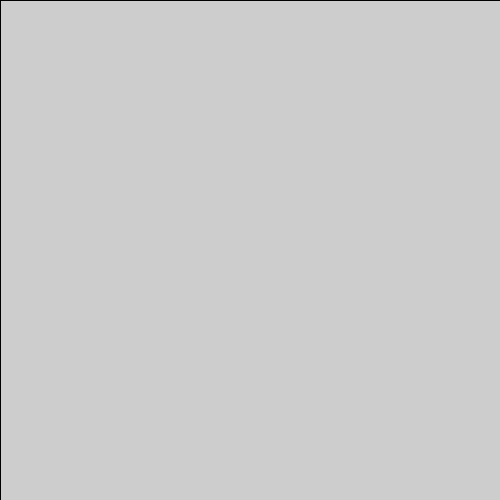
Frame 1 (no input)
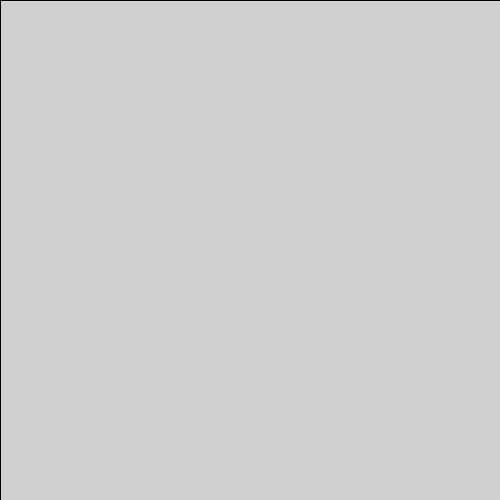
Frame 60 (the mouse pressed at the canvas centre just before this capture)
Frame 120 (the mouse held since frame 60 and released just before this capture): identical to frame 60, image omitted

The Processing sketch that drew these frames (run headless with seeded random() and noise(); from frame 60 on, the mouse is pressed at the canvas centre):

// Processing sketch: processing_110608
// ── processing_110608.pde

//Kevin Lim, User Input, Block: 7, CP1
void setup()
{
  size(500,500);
}
void draw()
{
  fill(209,209,209,50);
  rect(0,0,500,500);
}
void keyPressed()
{
  if (key == 'b')
  {
    stroke(0,0,255);
    fill(0,0,255);
  }
  if (key == 'g')
  {
    stroke(0,255,0);
    fill(0,255,0);
  }
  if (key == 'r')
  {
    stroke(255,0,0);
    fill(255,0,0);
  }
  if (key == 'o')
  {
    stroke(255,162,0);
  }
  if (key == 'p')
  {
    stroke(154,0,255);
  }
  if (key == '1')
  {
    stroke(0);
  }
}
void mouseDragged()
{
  if (mouseButton==LEFT)
  {
    ellipse(mouseX,mouseY,50,50);
    ellipse(500-mouseX,mouseY,50,50);
    ellipse(mouseX,500-mouseY,50,50);
    ellipse(500-mouseX,500-mouseY,50,50);
  }
  if (mouseButton==RIGHT)
  {
    rect(mouseX,mouseY,50,50);
    rect(500-mouseX,mouseY,50,50);
    rect(mouseX,500-mouseY,50,50);
    rect(500-mouseX,500-mouseY,50,50);
  }
  if (mouseButton==CENTER)
  {
    line(mouseX,mouseY,250,250);
    line(500-mouseX,mouseY,250,250);
    line(mouseX,500-mouseY,250,250);
    line(500-mouseX,500-mouseY,250,250);
  }
}
